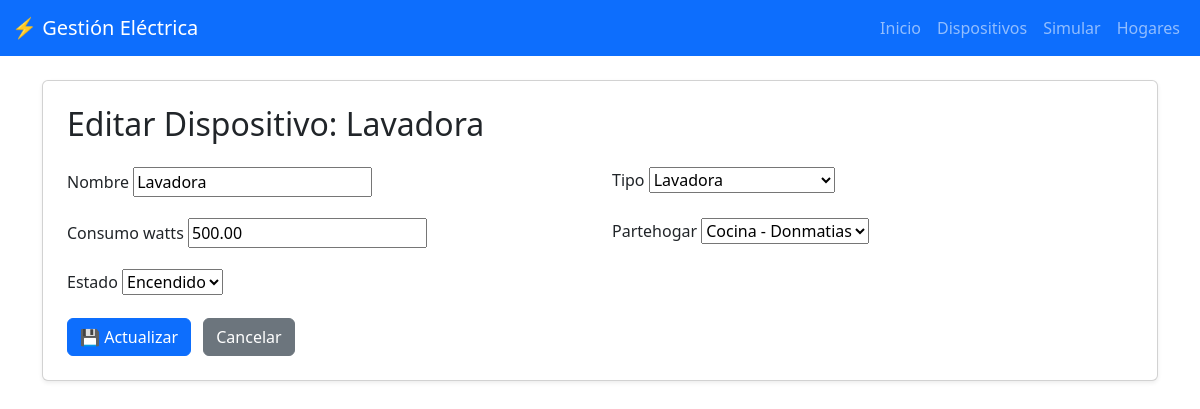
The page /dispositivos/editar/6/ (signed in) on the database its author committed.
### dispositivos/models.py (models this page shows, shortened)
class Dispositivo(models.Model):
    ESTADO_CHOICES = [
        ('encendido', 'Encendido'),
        ('apagado', 'Apagado')
    ]
    nombre = models.CharField(max_length=100)  # Este campo se reemplazará por partehogar
    tipo = models.ForeignKey(TipoDispositivo, on_delete=models.RESTRICT)
    consumo_watts = models.DecimalField(max_digits=10, decimal_places=2)
    partehogar = models.ForeignKey(ParteHogar, on_delete=models.CASCADE)
    estado = models.CharField(max_length=10, choices=ESTADO_CHOICES, default='apagado')

### dispositivos/views.py (the view)
# urls.py: path("dispositivos/editar/<int:dispositivo_id>/", views_dispositivos.editar_dispositivo, name="editar_dispositivo"),
@login_required
def editar_dispositivo(request, dispositivo_id):
    dispositivo = get_object_or_404(Dispositivo, id=dispositivo_id)
    if request.method == "POST":
        form = DispositivoForm(request.POST, instance=dispositivo)
        if form.is_valid():
            form.save()
            return redirect("lista_dispositivos")
    else:
        form = DispositivoForm(instance=dispositivo)
    return render(request, "registrar_dispositivo.html", {
        "form": form,
        "edicion": True,
        "dispositivo": dispositivo
    })

### dispositivos/forms.py
class DispositivoForm(forms.ModelForm):
    class Meta:
        model=Dispositivo
        fields = ["nombre", "tipo", "consumo_watts","partehogar", "estado"]

### dispositivos/models.py (called while the page is built)
    def __str__(self):
        return self.nombre

    def __str__(self):
        return f"{self.nombre} - {self.hogar.nombre}"

### dispositivos/templates/registrar_dispositivo.html (shortened to what this page needs)
{% extends 'base.html' %}
{% block content %}
<div class="card shadow-sm p-4">
    <h2 class="mb-4">
        {% if edicion %}
            Editar Dispositivo: {{ dispositivo.nombre }}
        {% else %}
            Registrar Dispositivo
        {% endif %}
    </h2>
    <form method="post">
        <div class="row">
            {% for field in form %}
                <div class="mb-3 col-md-6">
                    <label for="{{ field.id_for_label }}" class="form-label">{{ field.label }}</label>
                    {{ field }}
                </div>
            {% endfor %}
        </div>
        <button type="submit" class="btn btn-primary">
            {% if edicion %}💾 Actualizar{% else %}💾 Guardar{% endif %}
        </button>
        <a href="{% url 'lista_dispositivos' %}" class="btn btn-secondary ms-2">Cancelar</a>
    </form>
</div>
{% endblock %}

### rows shown on the page
Dispositivo: nombre "Lavadora", form "Lavadora" "Lavadora" "500.00" "Cocina - Donmatias" "Encendido"

### other values the page prints
{{ field.label }} "Nombre" "Tipo" "Consumo watts" "Partehogar" "Estado"
